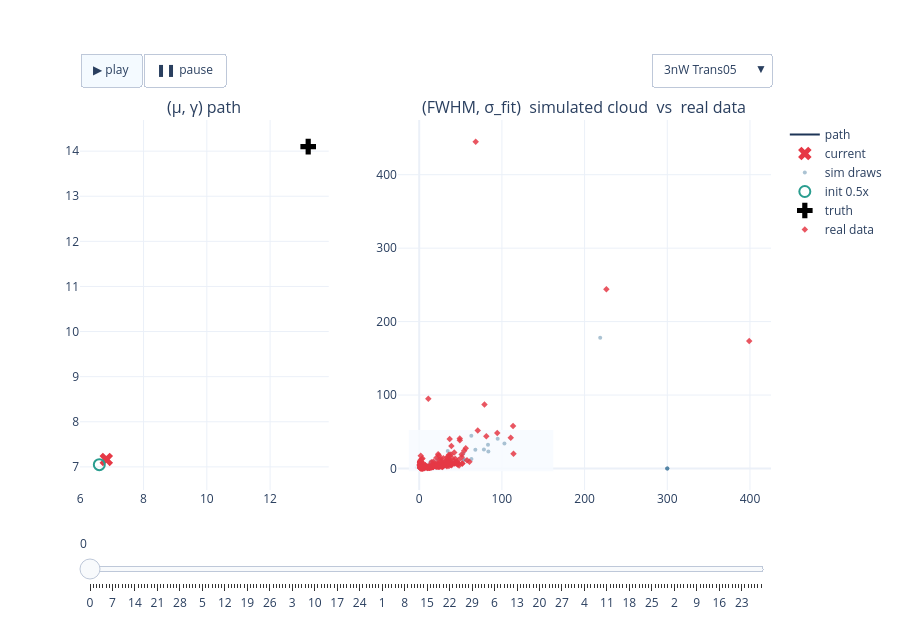

This figure's notebook cell:
### Code cell
# FIG 1b — 3nW interactive: path + cloud, experiment dropdown + play/slider   (22a verbatim)
fig_3nW = build_power_figure(RESULTS, '3nW')
if fig_3nW is not None:
    _h = os.path.join(REPO_ROOT, 'notebooks', '24_realdata_accuracy', '24g-fig1b-3nW-paths-clouds.html')
    fig_3nW.write_html(_h, include_plotlyjs='cdn', config=CONFIG_PLOT)
    print('wrote', _h, f'({os.path.getsize(_h)/1e6:.1f} MB)')
    fig_3nW.show(config=CONFIG_PLOT)
